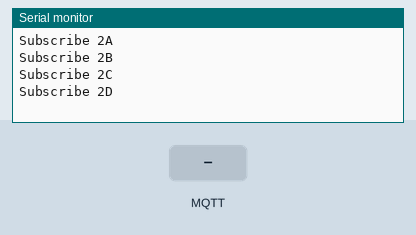
Bench run of a sketch on a simulated ESP8266 (NodeMCU). On the bench: the last lines printed to the serial monitor. Inputs (shaded band) come from the test bench. WiFi joins after 1.5 s; servers stay silent unless stated; random numbers use the default seed unless the sketch sets one; no MQTT or app messages arrive unless stated.

Above: at 2.7 s.
2.8 s: MQTT message "PowerSwitch1A" arrives on the first subscribed topic
At 3.6 s:
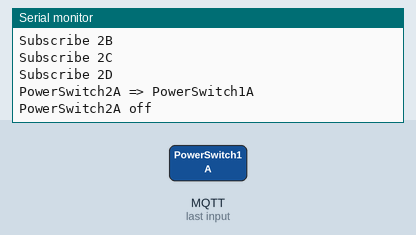
4.7 s: MQTT message "PowerSwitch1B" arrives on the first subscribed topic
At 4.98 s:
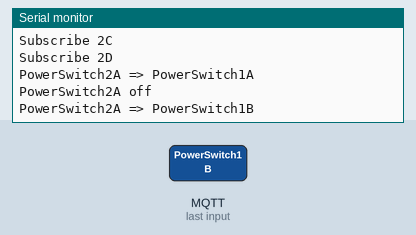
6.2 s: MQTT message "PowerSwitch1C" arrives on the first subscribed topic
At 6.48 s:
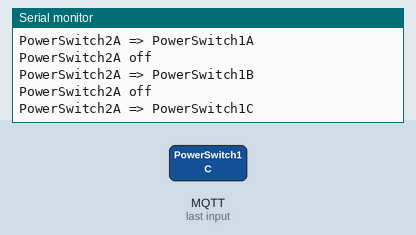
7.7 s: MQTT message "PowerSwitch1D" arrives on the first subscribed topic
At 7.98 s:
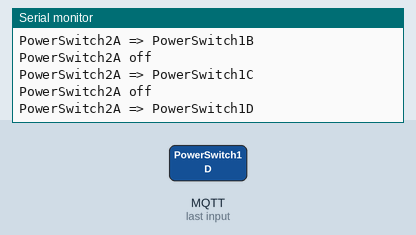
9.2 s: MQTT message "1" arrives on the first subscribed topic
At 9.48 s:
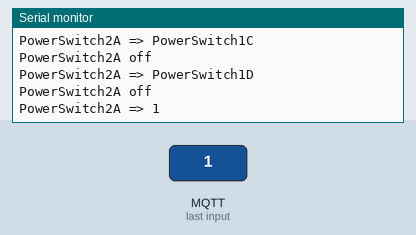
10.7 s: MQTT message "PowerSwitch1A" arrives on the second subscribed topic
At 12.0 s:
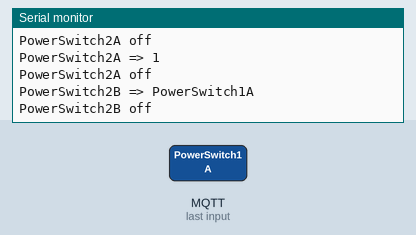

Measured:
- after the input at 2.8 s, the serial monitor: prints a new line at once (image 1)
- after the input at 4.7 s, the serial monitor: prints a new line at once (image 2)
- after the input at 6.2 s, the serial monitor: prints a new line at once (image 3)
- after the input at 7.7 s, the serial monitor: prints a new line at once (image 4)
- after the input at 9.2 s, the serial monitor: prints a new line at once (image 5)
- after the input at 10.7 s, the serial monitor: prints a new line at once (image 6)

The sketch:

ESP8266PowerSwitch.ino
```cpp
#include <ESP8266WiFi.h>
#include <WiFiClient.h>
#include <ESP8266mDNS.h>
#include <WiFiUdp.h>
#include <ArduinoOTA.h>
#include <PubSubClient.h>
#include <RCSwitch.h>

// Transmitter is connected to Arduino Pin #4
#define PIN 4
#define MQTT_KEEPALIVE 45

const char* ssid = "*******";
const char* password = "********";
// const char* host = "esp8266PowerSwitchLR";
const char* host = "esp8266PowerSwitch";
char clientId[32];

RCSwitch mySwitch = RCSwitch();
WiFiClient wclient;
// Server running MQTT
IPAddress MQTTserver(192, 168, 11, 21);
PubSubClient client(MQTTserver, 1883, wclient);

void callback (char* topic, byte* payload, uint8_t length) {
  uint16_t i;

  // handle message arrived
  char* myPayload = (char *) malloc(sizeof(char) * (length + 1));
  strncpy(myPayload, (char *) payload, length);
  myPayload[length] = '\0';
  Serial.print(topic);
  Serial.print(" => ");
  Serial.println(myPayload);

  // Switch 00001
  if (! strcmp(topic, "PowerSwitch1A")) {
    if (! strncmp((char*) payload, "on", length)) {
      mySwitch.switchOn("00001", "10000");
      Serial.println("PowerSwitch1A on");
    }
    else {
      mySwitch.switchOff("00001", "10000");
      Serial.println("PowerSwitch1A off");
    }
  }
  else if (! strcmp(topic, "PowerSwitch1B")) {
    if (! strncmp((char*) payload, "on", length)) {
      mySwitch.switchOn("00001", "01000");
      Serial.println("PowerSwitch1B on");
    }
    else {
      mySwitch.switchOff("00001", "01000");
      Serial.println("PowerSwitch1B off");
    }
  }
  else if (! strcmp(topic, "PowerSwitch1C")) {
    if (! strncmp((char*) payload, "on", length)) {
      mySwitch.switchOn("00001", "00100");
      Serial.println("PowerSwitch1C on");
    }
    else {
      mySwitch.switchOff("00001", "00100");
      Serial.println("PowerSwitch1C off");
    }
  }
  else if (! strcmp(topic, "PowerSwitch1D")) {
    if (! strncmp((char*) payload, "on", length)) {
      mySwitch.switchOn("00001", "00001");
      Serial.println("PowerSwitch1D on");
    }
    else {
      mySwitch.switchOff("00001", "00010");
      Serial.println("PowerSwitch1D off");
    }
  }
  // Switch 00010
  else if (! strcmp(topic, "PowerSwitch2A")) {
    if (! strncmp((char*) payload, "on", length)) {
      mySwitch.switchOn("00010", "10000");
      Serial.println("PowerSwitch2A on");
    }
    else {
      mySwitch.switchOff("00010", "10000");
      Serial.println("PowerSwitch2A off");
    }
  }
  else if (! strcmp(topic, "PowerSwitch2B")) {
    if (! strncmp((char*) payload, "on", length)) {
      mySwitch.switchOn("00010", "01000");
      Serial.println("PowerSwitch2B on");
    }
    else {
      mySwitch.switchOff("00010", "01000");
      Serial.println("PowerSwitch2B off");
    }
  }
  else if (! strcmp(topic, "PowerSwitch2C")) {
    if (! strncmp((char*) payload, "on", length)) {
      mySwitch.switchOn("00010", "00100");
      Serial.println("PowerSwitch2C on");
    }
    else {
      mySwitch.switchOff("00010", "00100");
      Serial.println("PowerSwitch2C off");
    }
  }
  else if (! strcmp(topic, "PowerSwitch2D")) {
    if (! strncmp((char*) payload, "on", length)) {
      mySwitch.switchOn("00010", "00010");
      Serial.println("PowerSwitch2D on");
    }
    else {
      mySwitch.switchOff("00010", "00010");
      Serial.println("PowerSwitch2D off");
    }
  }
}

void setup() {
  /*
   * serial
   */
  Serial.begin(76800);
  Serial.println("Booting");
  sprintf(clientId, "ESP8266PowerSwitch-%04x", String(random(0xffff), HEX).c_str());
  Serial.print("clientId: "); Serial.println(clientId);

  /*
   * rcswitch
   */
  mySwitch.enableTransmit(PIN);
  // Optional set pulse length.
  // mySwitch.setPulseLength(320);
  // Optional set protocol (default is 1, will work for most outlets)
  // mySwitch.setProtocol(2);
  // Optional set number of transmission repetitions.
  mySwitch.setRepeatTransmit(10);

  /*
   * wifi
   */
  WiFi.mode(WIFI_STA);
  WiFi.begin(ssid, password);
  while (WiFi.waitForConnectResult() != WL_CONNECTED) {
    Serial.println("Connection Failed! Rebooting...");
    delay(5000);
    ESP.restart();
  }
  // Port defaults to 8266
  // ArduinoOTA.setPort(8266);

  // Hostname defaults to esp8266-[ChipID]
  ArduinoOTA.setHostname(host);

  // No authentication by default
  // ArduinoOTA.setPassword((const char *)"123");

  ArduinoOTA.onStart([]() {
      Serial.println("Start");
      });

  ArduinoOTA.onEnd([]() {
      Serial.println("\nEnd");
      });

  ArduinoOTA.onProgress([](unsigned int progress, unsigned int total) {
      Serial.printf("Progress: %u%%\r", (progress / (total / 100)));
      });

  ArduinoOTA.onError([](ota_error_t error) {
      Serial.printf("Error[%u]: ", error);
      if (error == OTA_AUTH_ERROR) Serial.println("Auth Failed");
      else if (error == OTA_BEGIN_ERROR) Serial.println("Begin Failed");
      else if (error == OTA_CONNECT_ERROR) Serial.println("Connect Failed");
      else if (error == OTA_RECEIVE_ERROR) Serial.println("Receive Failed");
      else if (error == OTA_END_ERROR) Serial.println("End Failed");
      });

  ArduinoOTA.begin();
  Serial.println("Ready");
  Serial.print("IP address: ");
  Serial.println(WiFi.localIP());

  // MQTT callback
  client.setCallback(callback);
}

void loop() {

  // handle OTA updates
  ArduinoOTA.handle();

  // handle client connections
  if (WiFi.status() == WL_CONNECTED) {
    if (!client.connected()) {
      Serial.print("reconnecting clientId: ");
      Serial.println(clientId);
      if (client.connect(clientId)) {
        // // Switch 00001
        // client.subscribe("PowerSwitch1A");
        // Serial.println("Subscribe 1A");
        // client.subscribe("PowerSwitch1B");
        // Serial.println("Subscribe 1B");
        // client.subscribe("PowerSwitch1C");
        // Serial.println("Subscribe 1C");
        // client.subscribe("PowerSwitch1D");
        // Serial.println("Subscribe 1D");
        // Switch 00010
        client.subscribe("PowerSwitch2A");
        Serial.println("Subscribe 2A");
        client.subscribe("PowerSwitch2B");
        Serial.println("Subscribe 2B");
        client.subscribe("PowerSwitch2C");
        Serial.println("Subscribe 2C");
        client.subscribe("PowerSwitch2D");
        Serial.println("Subscribe 2D");
      }
    }
    if (client.connected()) client.loop();
  }
}
```
